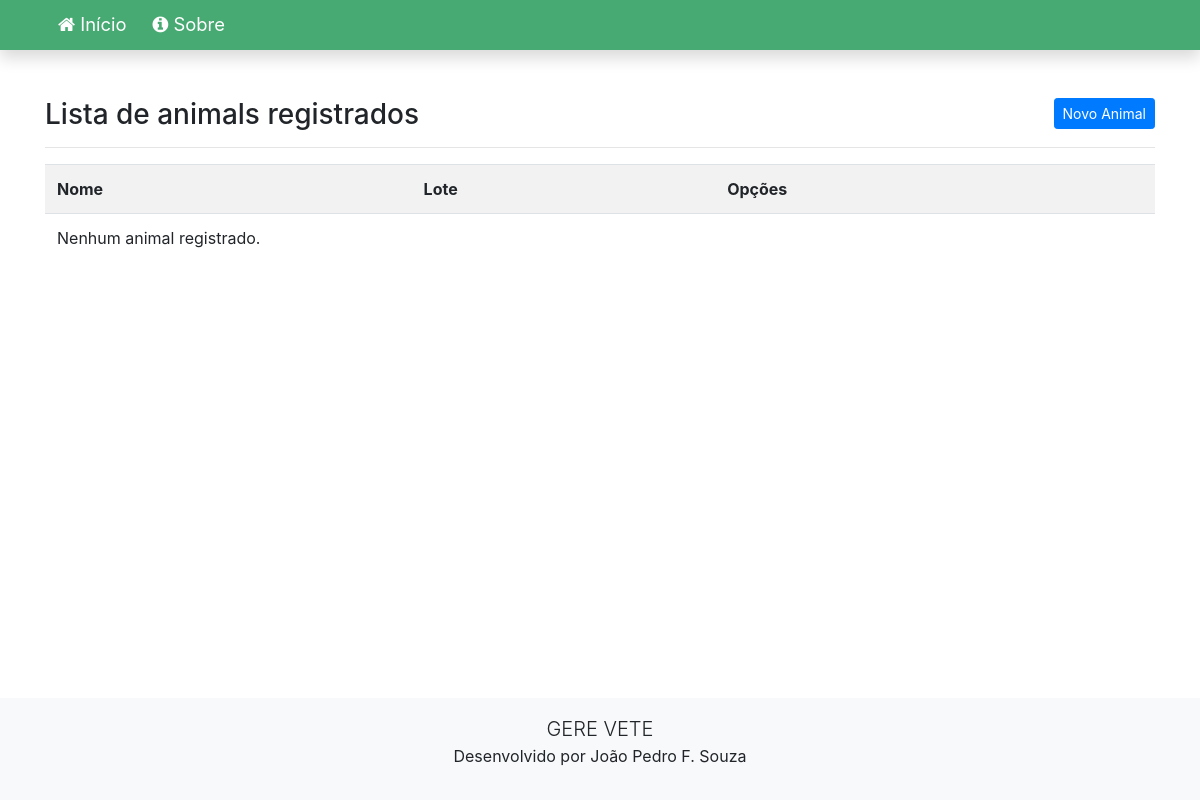
/listar/animais/, run on an earlier commit of the app's database.
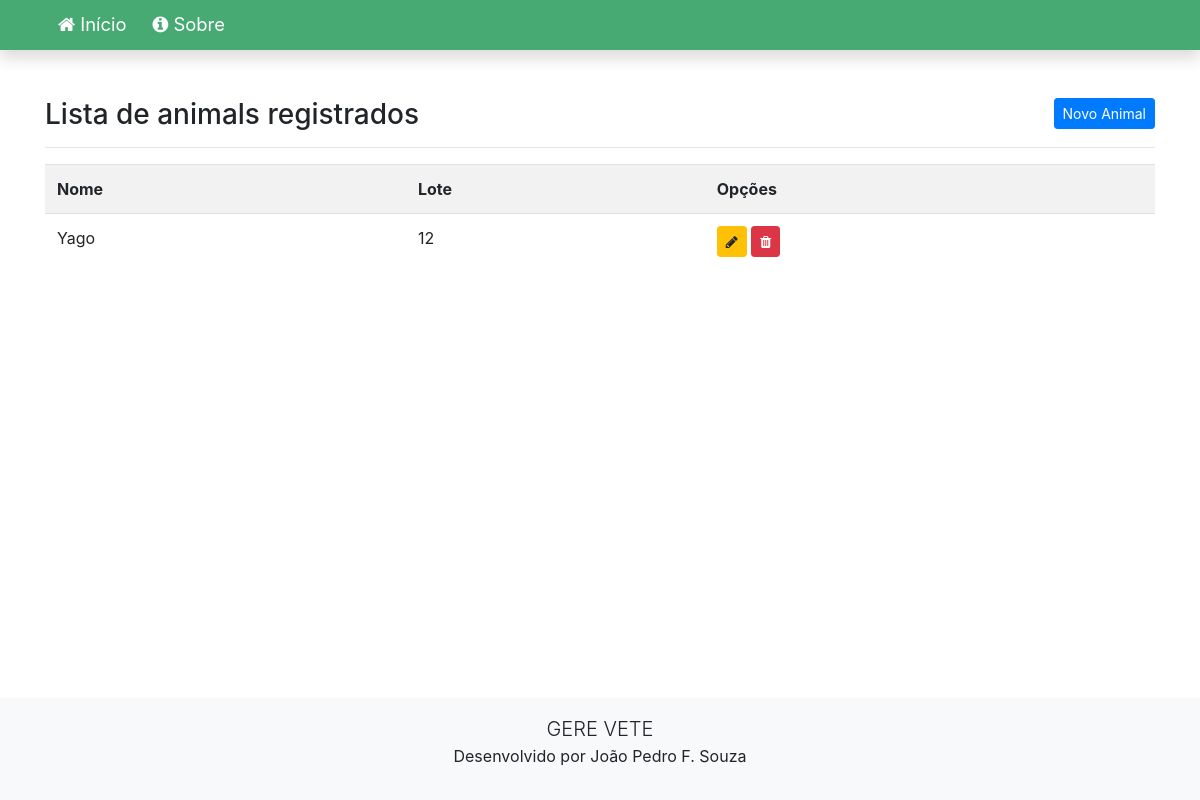
And on a later commit of the database.
### cadastros/models.py (models this page shows, shortened)
class Animal(models.Model):
    nome = models.CharField(max_length=100)
    lote = models.CharField(max_length=100)
    nomePai = models.CharField(max_length=100)
    numeroPai = models.CharField(max_length=100)
    nomeMae = models.CharField(max_length=100)
    numeroMae = models.CharField(max_length=100)
    motivoBaixa = models.CharField(max_length=100)
    partosNaoLancados = models.IntegerField()
    dataNascimento = models.DateField()
    dataBaixa = models.DateField()
    fazenda = models.ForeignKey(Fazenda, on_delete=models.CASCADE)

### cadastros/views.py (the view)
# urls.py: path('listar/animais/', AnimalList.as_view(), name='animal-list'),
class AnimalList(ListView):
    model = Animal
    template_name = 'cadastros/listas/animal.html'

### cadastros/templates/cadastros/listas/animal.html
{% extends 'paginas/modelo-blue-deep.html' %}
{% load static %}
{% block conteudo %}
<h3>
    Lista de animals registrados
    <a href="{% url 'animal-create' %}" class="btn btn-primary btn-sm float-right">Novo Animal</a>
</h3>
<hr>
<div class="table-responsive">
    <table class="table table-striped">
        <tr>
            <th>Nome</th>
            <th>Lote</th>
            <th>Opções</th>
        </tr>
        {% for animal in object_list %}
        <tr>
            <td>{{ animal.nome }}</td>
            <td>{{ animal.lote }}</td>
            <td>
                <a href="{% url 'animal-update' animal.pk %}" class="btn btn-warning btn-sm" title="Editar">
                    <i class="fa fa-pencil" aria-hidden="true"></i>
                </a>
                <a href="{% url 'animal-delete' animal.pk %}" class="btn btn-danger btn-sm" title="Excluir">
                    <i class="fa fa-trash" aria-hidden="true"></i>
                </a>
            </td>
        </tr>
        {% empty %}
        <tr>
            <td colspan="3">Nenhum animal registrado.</td>
        </tr>
        {% endfor %}
    </table>
</div>
{% endblock %}

### paginas/templates/paginas/modelo-blue-deep.html (shortened to what this page needs)
{% load static %}
<!doctype html>
<html lang="pt-br" class="h-100">
<head>
    <link href="{% static 'css/bootstrap.min.css' %}" rel="stylesheet">
    <link href="{% static 'css/font-awesome.min.css' %}" rel="stylesheet">
    <link href="{% static 'css/gerevete.css' %}" rel="stylesheet">
    <link rel="stylesheet" type="text/css" href="https://cdn.datatables.net/v/bs4/dt-1.10.22/datatables.min.css" />
</head>
<body class="d-flex flex-column h-100">
    <main role="main" class="flex-shrink-0">
        {% block menu %}
        <nav class="navbar navbar-expand-lg navbar-dark bg-gerevete font-115 shadow">
            <div class="container">
                <div class="collapse navbar-collapse" id="navbarNavDropdown">
                    <ul class="navbar-nav mr-auto">
                        <li class="nav-item">
                            <a class="nav-link" href="{% url 'index' %}">
                                <i class="fa fa-home" aria-hidden="true"></i>
                                Início
                            </a>
                        </li>
                        <li class="nav-item ">
                            <a class="nav-link" href="{% url 'sobre' %}">
                                <i class="fa fa-info-circle" aria-hidden="true"></i>
                                Sobre
                            </a>
                        </li>
                    </ul>
                    <ul class="navbar-nav">
                        {% if request.user.is_authenticated %}
                        <li class="nav-item dropdown">
                            <a class="nav-link dropdown-toggle text-white" href="#" id="navbarDropdownMenuLink"
                                role="button" data-toggle="dropdown" aria-haspopup="true" aria-expanded="false">
                                <i class="fa fa-user-circle" aria-hidden="true"></i>
                                <span id="username">{{ request.user }}</span>
                            </a>
                            <div class="dropdown-menu" aria-labelledby="navbarDropdownMenuLink">
                            </div>
                        </li>
                        {% else %}
                        <li class="nav-item ">
                        </li>
                        <li class="nav-item ">
                        </li>
                        {% endif %}
                    </ul>
                </div>
            </div>
        </nav>
        {% endblock %}
        <div class="container py-5">
            {% block conteudo %}{% endblock %}
        </div>
    </main>
    <footer class="mt-auto">
        {% block rodape %}
        <div class="container-fluid bg-light text-center p-3">
            <div class="row">
                <div class="col-md-4 mx-auto text-center">
                    <p>
                        <span class="lead">GERE VETE</span><br>
                        <span>Desenvolvido por João Pedro F. Souza</span>
                    </p>
                </div>
            </div>
            {% endblock %}
    </footer>
</body>
</html>

### static/css/gerevete.css (style rules this page uses)
.bg-gerevete { background-color: #48aa73; }
.font-115 { font-size: 115%; }
.navbar { padding: 0 !important; }
.navbar a.nav-link { color: white !important; }
.navbar .nav-item { padding: 3px 5px; }
table td { max-width: 500px; }

What changed in the data, as far as the page shows it:
added Animal: nome "Yago", lote "12"
Also different on the page:
text no longer shown: "Nenhum animal registrado."
